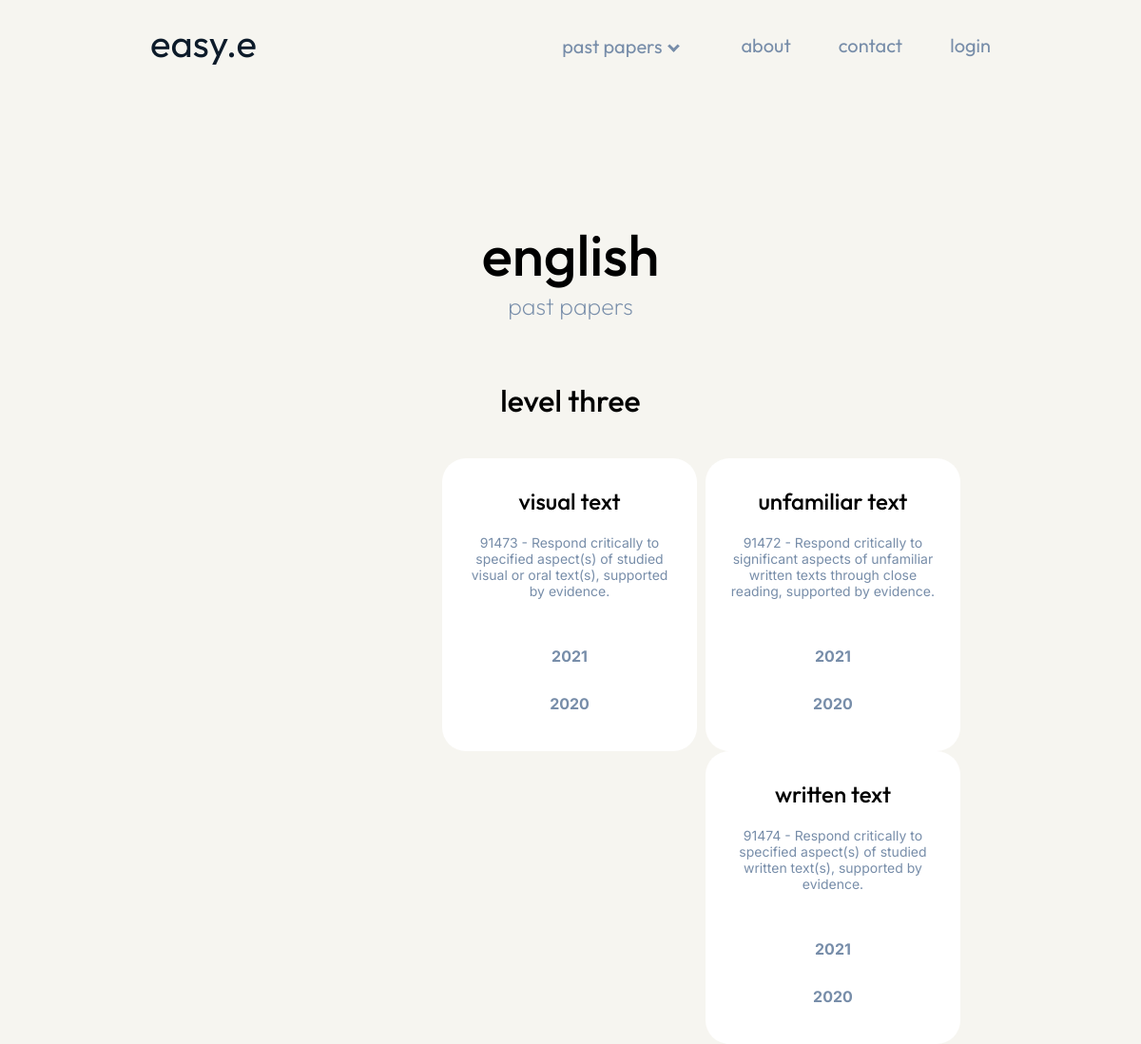
The page /past_papers_english on the database as committed earlier.
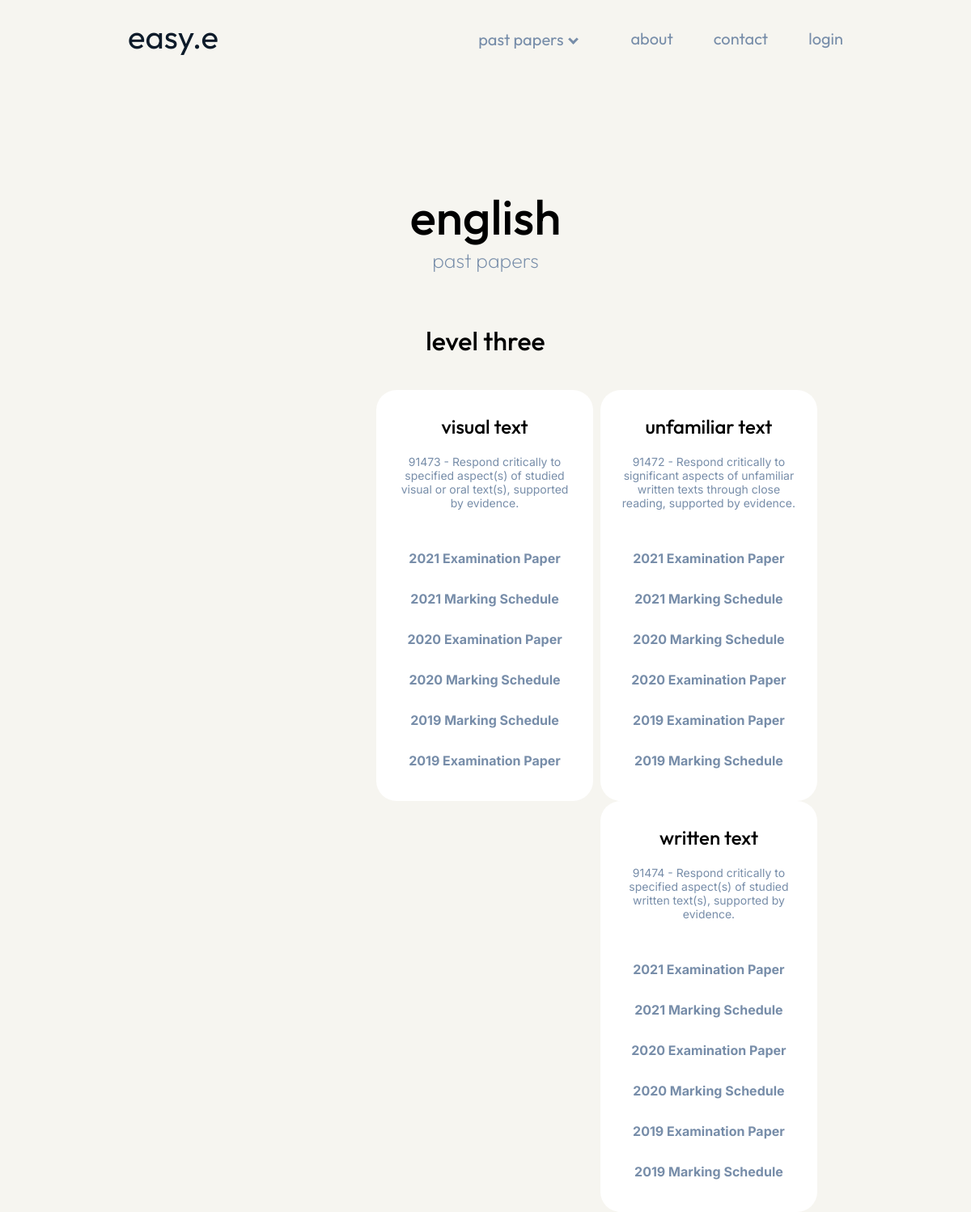
The same page on the database as committed later.
### models.py (models this page shows, shortened)
class Paper(db.Model):
    __tablename__ = "past_papers"
    id = db.Column(db.Integer, primary_key=True)
    paper_file = db.Column(db.Text())
    name = db.Column(db.Text())
    subject = db.Column(db.Integer, db.ForeignKey('subjects.id'))
    standard = db.Column(db.Text())
    subjects = db.relationship('Subjects', backref='papers', lazy=True)

### main.py (the view)
@app.route("/past_papers_english")
def english():
    epapers = models.Paper.query.filter_by(subject=1)
    return render_template ("english.html", page_title="English_Past_Papers", epapers=epapers)

### templates/english.html (shortened to what this page needs)
{% extends "layout.html" %}
{% block content %}
<div class="subject_header">
    <h1 class="subject_title">english</h1>
    <h2 class="subject_subtitle">past papers</h2>
</div>
<div class="page">
    <h1 class="level">level three</h1>
    <div class="standard">
        <div class="standard_box">
            <h2 class="standard_title">unfamiliar text</h2>
            <p class="standard_description">91472 - Respond critically to significant aspects of unfamiliar written texts through close reading, supported by evidence.</p>
            {% for epaper in epapers %}
            {% if epaper.standard == "unfamiliar" %}
            <ul>
                <a class="paper_link" href="/static/past_paper_files/{{epaper.paper_file}}" target="_blank">{{epaper.name}}</a>
            </ul>
            {% endif %}
            {% endfor %}
        </div>
        <div class="standard_box">
            <h2 class="standard_title">visual text</h2>
            <p class="standard_description">91473 - Respond critically to specified aspect(s) of studied visual or oral text(s), supported by evidence. </p>
            {% for epaper in epapers %}
            {% if epaper.standard == "visual" %}
            <ul>
                <a class="paper_link" href="/static/past_paper_files/{{epaper.paper_file}}" target="_blank">{{epaper.name}}</a>
            </ul>
            {% endif %}
            {% endfor %}
        </div>
        <div class="standard_box">
            <h2 class="standard_title">written text</h2>
            <p class="standard_description">91474 - Respond critically to specified aspect(s) of studied written text(s), supported by evidence.</p>
            {% for epaper in epapers %}
            {% if epaper.standard == "written" %}
            <ul>
                <a class="paper_link" href="/static/past_paper_files/{{epaper.paper_file}}" target="_blank">{{epaper.name}}</a>
            </ul>
            {% endif %}
            {% endfor %}
        </div>
    </div>
</div>
{% endblock %}

### templates/layout.html (shortened to what this page needs)
<!DOCTYPE html>
<html lang="en">
<head>
    <link rel="stylesheet" href="/static/styles.css">
</head>
<header>
    {% include "nav.html" %}
</header>
<body>
    {% block content %}{% endblock %}
</body>

### templates/nav.html (shortened to what this page needs)
<head>
    <link rel="stylesheet" href="/static/styles.css">
</head>
<nav id="navbar">
    <a id="home_button" href="{{url_for('home')}}">easy.e</a>
    <a class="nav_button">login</a>
    <a class="nav_button">contact</a>
    <a class="nav_button">about</a>
    <div id="paper_dropdown">
        <button class="dropdown_button" href="{{url_for('papers')}}">past papers<i class="arrow down"></i></button>
    </div>
</nav>

### static/styles.css (style rules this page uses)
body { background-color: #f6f5f0; }
#navbar { font-family: 'Outfit', sans-serif; font-size: 20px; color: #778da9; margin: 20px; margin-left: 150px; margin-right: 150px; }
#home_button { margin-right: 150px; font-size: 2em; color: #0d1b2a; text-decoration: none; user-select: none; }
.nav_button { margin-left: 50px; margin-top: 15px; color: #778da9; float: right; text-decoration: none; }
#paper_dropdown { position: relative; float: right; }
.dropdown_button { font-family: 'Outfit', sans-serif; background-color: #f6f5f0; color: #778da9; padding: 16px; font-size: 20px; border: none; cursor: pointer; }
.arrow { border: solid #778da9; border-width: 0 3px 3px 0; display: inline-block; padding: 3px; }
.down { transform: rotate(45deg); margin-left: 8px; margin-bottom: 3px; }
.subject_header { text-align: center; padding-top: 100px; padding-bottom: 20px; }
.subject_title { font-family: 'Outfit', sans-serif; font-weight: 500; font-size: 60px; }
.subject_subtitle { color: #778da9; font-family: 'Outfit', sans-serif; font-weight: 200; margin-top: -40px; font-size: 25px; }
.page { width: 70%; margin: auto; }
.level { font-family: 'Outfit', sans-serif; font-weight: 500; text-align: center; padding-bottom: 20px; }
.paper_link { font-family: 'Inter', sans-serif; text-decoration: none; font-weight: bold; width: 90%; margin: 0; color: #778da9; transition-duration: 0.1s; }
.standard_box ul { display: table; margin: 0; padding-bottom: 30px; text-align: center; list-style: none; padding-left: 0; }
.standard { margin: auto; }
.standard_box { width: 30%; padding: 10px; margin-left: 0.5%; margin-right: 0.5%; display: grid; float: right; background-color: white; height: fit-content; border-radius: 25px; }
.standard_box:after { content: ""; display: table; clear: both; }
.standard_title { font-family: 'Outfit', sans-serif; font-weight: 500; text-align: center; }
.standard_description { font-family: 'Inter', sans-serif; color: #778da9; font-size: 14px; text-align: center; width: 90%; margin: auto; margin-bottom: 50px; }

Rows that differ between the two databases and show on the page:
added Paper: name "2021 Examination Paper", shown under "unfamiliar text"
added Paper: name "2021 Marking Schedule", shown under "unfamiliar text"
added Paper: name "2020 Marking Schedule", shown under "unfamiliar text"
added Paper: name "2020 Examination Paper", shown under "unfamiliar text"
added Paper: name "2019 Examination Paper", shown under "unfamiliar text"
added Paper: name "2019 Marking Schedule", shown under "unfamiliar text"
added Paper: name "2021 Examination Paper", shown under "visual text"
added Paper: name "2021 Marking Schedule", shown under "visual text"
added Paper: name "2020 Examination Paper", shown under "visual text"
added Paper: name "2020 Marking Schedule", shown under "visual text"
added Paper: name "2019 Marking Schedule", shown under "visual text"
added Paper: name "2019 Examination Paper", shown under "visual text"
changed Paper (number 13 of 18 on the later page): name "2021" → "2021 Examination Paper"
changed Paper (number 14 of 18 on the later page): moves from the list under "visual text" to the list under "written text"
changed Paper (number 15 of 18 on the later page): moves from the list under "unfamiliar text" to the list under "written text"
changed Paper (number 16 of 18 on the later page): name "2020" → "2020 Marking Schedule"
changed Paper (number 17 of 18 on the later page): moves from the list under "visual text" to the list under "written text"
changed Paper (number 18 of 18 on the later page): moves from the list under "unfamiliar text" to the list under "written text"
